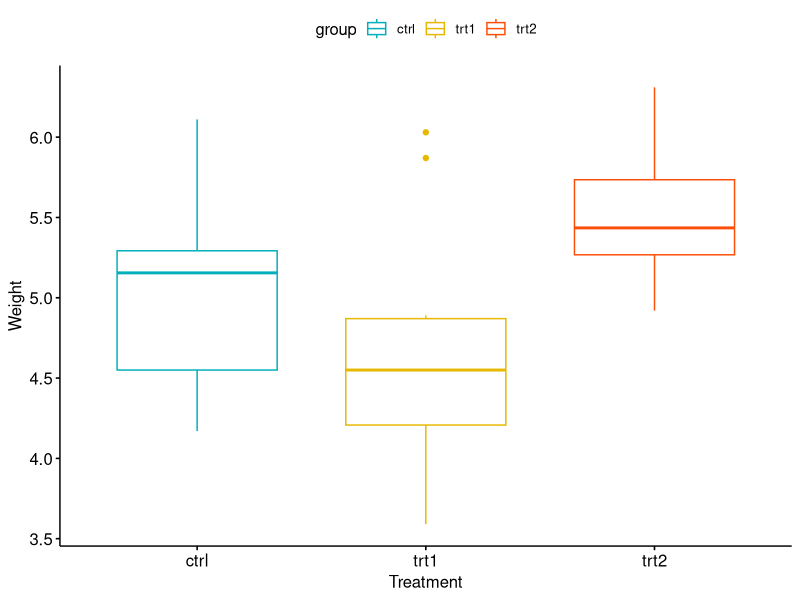
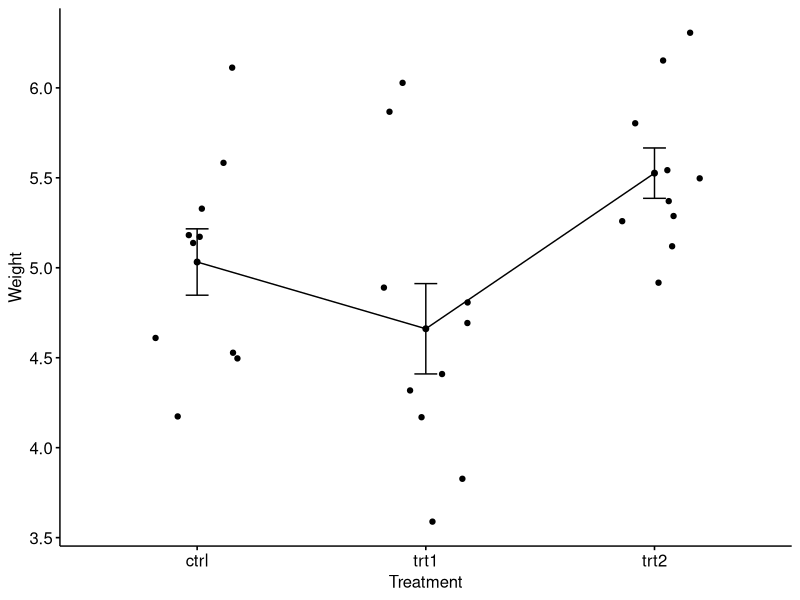
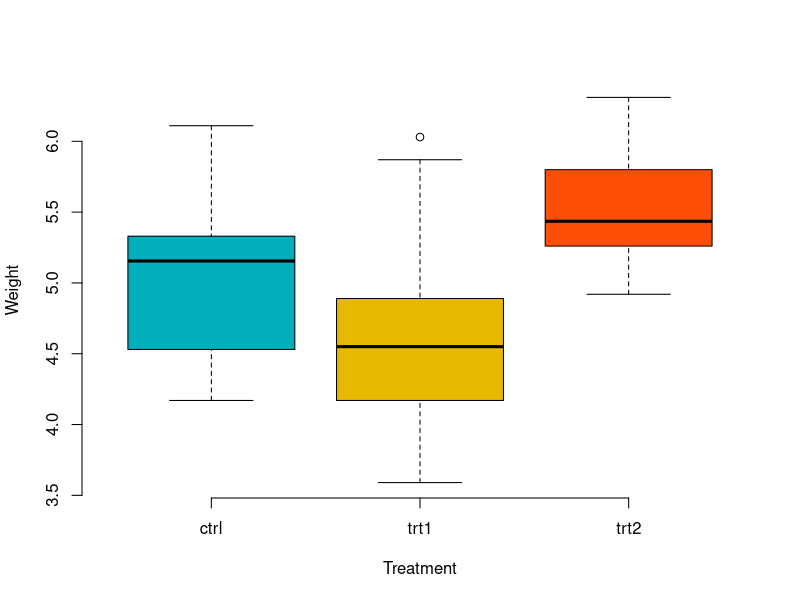

The R script that drew these images, in order:
install.packages("ggpubr")
library(dplyr)

data <- PlantGrowth
set.seed(123)
dplyr::sample_n(data, 10)
levels(data$group)


group_by(data, group) %>%
  summarise(
    count = n(),
    mean = mean(weight, na.rm = TRUE),
    sd = sd(weight, na.rm = TRUE)
  )

library("ggpubr")
ggboxplot(data, x = "group", y = "weight",
          color = "group", palette = c("#00AFBB", "#E7B800", "#FC4E07"),
          order = c("ctrl", "trt1", "trt2"),
          ylab = "Weight", xlab = "Treatment")

library("ggpubr")
ggline(data, x = "group", y = "weight",
       add = c("mean_se", "jitter"),
       order = c("ctrl", "trt1", "trt2"),
       ylab = "Weight", xlab = "Treatment")

boxplot(weight ~ group, data = data,
        xlab = "Treatment", ylab = "Weight",
        frame = FALSE, col = c("#00AFBB", "#E7B800", "#FC4E07"))
# One-way Anova
res.aov <- aov(weight ~ group, data = data)
summary(res.aov)

TukeyHSD(res.aov)
